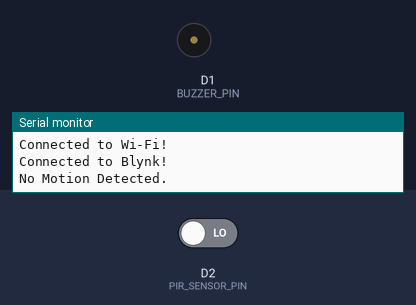
This sketch was run on a simulated ESP8266 (NodeMCU). Shown: buzzer (waves = sounding, pin HIGH), the last lines printed to the serial monitor. Inputs (shaded band) come from the test bench; at power-on: D2 (PIR_SENSOR_PIN) LOW. WiFi joins after 1.5 s; servers stay silent unless stated.

Above: at 3.5 s.
3.6 s: D2 (PIR_SENSOR_PIN) driven HIGH
At 4.45 s:
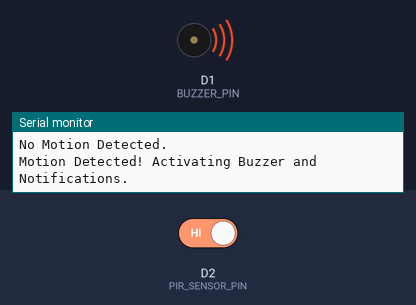
7.3 s: D2 (PIR_SENSOR_PIN) driven LOW
At 8.2 s:
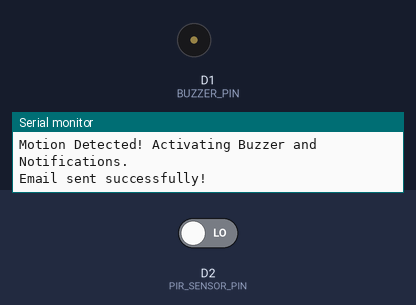
Timing chart, 0 to 10.3 s (numbered marks = the images above; inputs shaded):
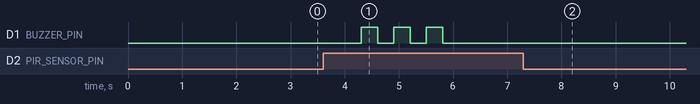

The sketch:

Motion_Sensor.ino
```cpp
#define BLYNK_TEMPLATE_ID "id"
#define BLYNK_TEMPLATE_NAME "name of template"
#define BLYNK_AUTH_TOKEN "Auth" //  Blynk Auth Token

#include <ESP8266WiFi.h>
#include <BlynkSimpleEsp8266.h>
#include <ESP_Mail_Client.h>

// Wi-Fi credentials
const char* ssid = "SSID";       // Wi-Fi name
const char* password = "PASSWORD"; //Wi-Fi password

// SMTP server settings
#define SMTP_HOST "smtp.gmail.com"
#define SMTP_PORT 587
#define EMAIL_SENDER "S-EMAIL"   // Sender email
#define EMAIL_PASSWORD "APP PASSWORD"      // Sender app password
#define EMAIL_RECIPIENT "R-EMAIL"   // Receiver email

// PIR Sensor and Buzzer
#define PIR_SENSOR_PIN D2
#define BUZZER_PIN D1

// Blynk virtual pins
#define VIRTUAL_LED V1
#define VIRTUAL_GAUGE V2

// Email and Blynk instances
SMTPSession smtp;
BlynkTimer timer;

// Function to send email notification
void sendEmailNotification() {
  smtp.callback([](SMTP_Status status) {
    Serial.println("Email Status: " + String(status.info()));
  });

  ESP_Mail_Session session;
  session.server.host_name = SMTP_HOST;
  session.server.port = SMTP_PORT;
  session.login.email = EMAIL_SENDER;
  session.login.password = EMAIL_PASSWORD;

  SMTP_Message message;
  message.sender.name = "Motion Detector";
  message.sender.email = EMAIL_SENDER;
  message.subject = "Motion Detected Alert";
  message.addRecipient("Recipient", EMAIL_RECIPIENT);
  message.text.content = "Motion has been detected in the monitored area.";

  if (!smtp.connect(&session)) {
    Serial.println("Failed to connect to SMTP server: " + smtp.errorReason());
    return;
  }

  if (!MailClient.sendMail(&smtp, &message)) {
    Serial.println("Error sending email: " + smtp.errorReason());
  } else {
    Serial.println("Email sent successfully!");
  }

  smtp.closeSession();
}

// Function to check motion and trigger actions
void checkMotion() {
  int pirState = digitalRead(PIR_SENSOR_PIN);

  if (pirState == HIGH) { // Motion detected
    Serial.println("Motion Detected! Activating Buzzer and Notifications.");

    // Activate buzzer
    for (int i = 0; i < 3; i++) {
      digitalWrite(BUZZER_PIN, HIGH);
      delay(300);
      digitalWrite(BUZZER_PIN, LOW);
      delay(300);
    }

    // Send Blynk and email notifications
    Blynk.virtualWrite(VIRTUAL_LED, 255);      // Turn on virtual LED
    Blynk.virtualWrite(VIRTUAL_GAUGE, 100);    // Update virtual gauge
    Blynk.logEvent("motion_detected", "Motion Detected!"); // Blynk push notification
    sendEmailNotification();                   // Email notification

    delay(2000); // Avoid repeated triggers
  } else { // No motion detected
    digitalWrite(BUZZER_PIN, LOW);             // Ensure buzzer is off
    Blynk.virtualWrite(VIRTUAL_LED, 0);        // Turn off virtual LED
    Blynk.virtualWrite(VIRTUAL_GAUGE, 0);      // Reset gauge
    Serial.println("No Motion Detected.");
  }
}

void setup() {
  pinMode(PIR_SENSOR_PIN, INPUT); // Set the PIR sensor pin as input
  pinMode(BUZZER_PIN, OUTPUT);    // Set the buzzer pin as output
  Serial.begin(115200);

  // Connect to Wi-Fi
  Serial.println("Connecting to Wi-Fi...");
  WiFi.begin(ssid, password);
  while (WiFi.status() != WL_CONNECTED) {
    delay(1000);
    Serial.print(".");
  }
  Serial.println("\nConnected to Wi-Fi!");

  // Initialize Blynk
  Blynk.begin(BLYNK_AUTH_TOKEN, ssid, password, "blynk.cloud", 80);
  Serial.println("Connected to Blynk!");

  // Set a timer to check for motion every second
  timer.setInterval(1000L, checkMotion);
}

void loop() {
  Blynk.run();
  timer.run();
}
```

Measured:
- after the input at 3.6 s, D1 (BUZZER_PIN): alternates HIGH for 0.30 s and LOW for 0.30 s, 6 changes in all, then stays LOW, starting after 0.71 s
- after the input at 7.3 s, D1 (BUZZER_PIN): stops changing and stays LOW
